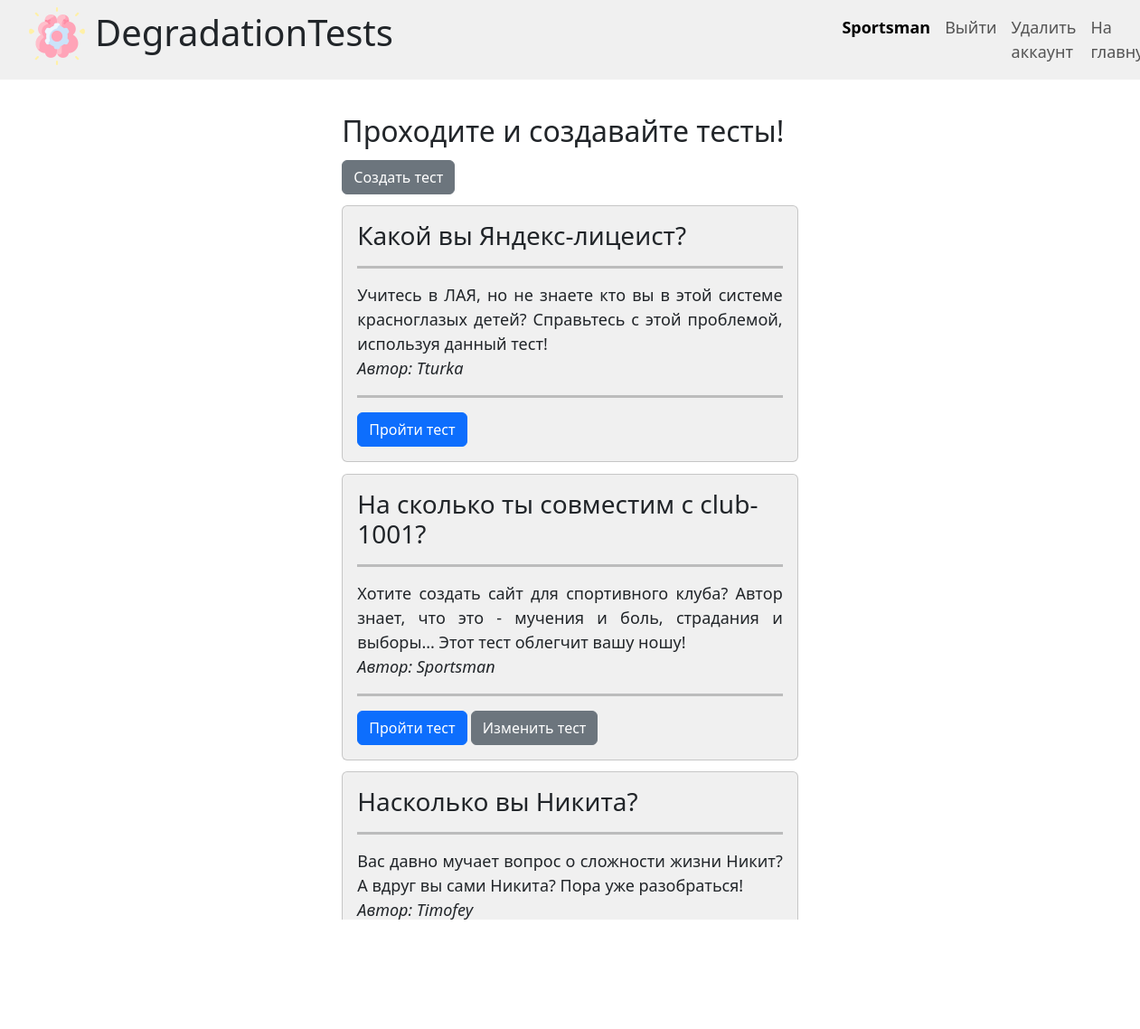
/ (signed in), run on the app's committed database.
### data/user_model.py (models this page shows, shortened)
class User(SqlAlchemyBase, SerializerMixin, UserMixin):
    __tablename__ = 'users'
    id = sqlalchemy.Column(sqlalchemy.Integer, primary_key=True, autoincrement=True)
    name = sqlalchemy.Column(sqlalchemy.String, nullable=False)
    email = sqlalchemy.Column(sqlalchemy.String, nullable=False, unique=True)
    hashed_password = sqlalchemy.Column(sqlalchemy.String, nullable=False)
    test = sqlalchemy.orm.relationship('Test', back_populates='user')

### data/test_model.py (models this page shows)
class Test(SqlAlchemyBase, SerializerMixin):
    __tablename__ = 'tests'
    id = sqlalchemy.Column(sqlalchemy.Integer, primary_key=True, autoincrement=True)
    type = sqlalchemy.Column(sqlalchemy.Integer, nullable=False)
    creator = sqlalchemy.Column(sqlalchemy.Integer, sqlalchemy.ForeignKey('users.id'), nullable=False)
    title = sqlalchemy.Column(sqlalchemy.String, nullable=False)
    description = sqlalchemy.Column(sqlalchemy.String, nullable=False)
    status = sqlalchemy.Column(sqlalchemy.Boolean, nullable=False)
    user = sqlalchemy.orm.relationship('User')
    question = sqlalchemy.orm.relationship('Question', back_populates='test')

### server.py (the view)
@app.route('/')
def index():
    session = db_session.create_session()
    tests = session.query(Test)
    return render_template('tests_list.html', title='DegradationTests', tests=tests)

### data/db_session.py (called while the page is built)
def create_session() -> Session:
    global __factory
    return __factory()

### server.py (called while the page is built)
@login_manager.user_loader
def load_user(user_id):
    session = db_session.create_session()
    return session.query(User).get(user_id)

### templates/tests_list.html
{% extends "base.html" %}
{% block content %}
    <div class="content_display_list">
        {% if current_user.is_authenticated %}
            <h2 style="margin-bottom: 2.5%;">Проходите и создавайте тесты!</h2>
            <a href="/choose_type" class="btn btn-secondary">Создать тест</a>
            {% for test in tests %}
                {% if test.status or (current_user.is_authenticated and (current_user.id == test.creator or current_user.id)) == 1 %}
                    <div class="card" style="background-color: #f0f0f0; margin-top: 2.5%; margin-bottom: 2.5%;">
                        <div class="card-body">
                            <h3 class="card-title">{{ test.title }}</h3>
                            <hr size="5px" color="#242424">
                            <p class="card-text" style="text-align: justify; font-size: large;">
                                {{ test.description }}
                                <br>
                                <em>Автор: {{ test.user.name }}</em>
                            </p>
                            <hr size="5px" color="#242424">
                            <a href="/test_solve/{{ test.id }}" class="btn btn-primary">Пройти тест</a>
                            {% if current_user.is_authenticated and (current_user.id == test.creator or current_user.id == 1) %}
                                <a href="/test_edit/{{ test.id }}" class="btn btn-secondary">Изменить тест</a>
                            {% endif %}
                        </div>
                    </div>
                {% endif %}
            {% endfor %}
        {% else %}
            <h2>Зайдите или зарегистрируйтесь, чтобы начать.</h2>
        {% endif %}
    </div>
{% endblock %}

### templates/base.html (shortened to what this page needs)
<!DOCTYPE html>
<html lang="ru">
    <head>
        <link href="https://cdn.jsdelivr.net/npm/bootstrap@5.3.2/dist/css/bootstrap.min.css" rel="stylesheet"
>
        <link rel="stylesheet" type="text/css" href="{{ url_for('static', filename='css/forms.css') }}" />
        <link rel="stylesheet" type="text/css" href="{{ url_for('static', filename='css/main_styles.css') }}" />
    </head>
    <body>
        <nav class="navbar navbar-expand-lg" style="background-color: #f0f0f0;">
            <div class="container-fluid">
                <h1 style="margin-left: 1.5%;">
                    <img src="{{ url_for('static', filename='images/dt_icon.png') }}"
                         class="d-inline-block align-text-top" width="64" height="64">
                    DegradationTests
                </h1>
                {% if current_user.is_authenticated %}
                    <div class="collapse navbar-collapse">
                        <div class="navbar-nav" style="margin-left: 60%; font-size: large;">
                            <a class="nav-link active"><b>{{ current_user.name }}</b></a>
                            <a class="nav-link" href="/logout">Выйти</a>
                            <a class="nav-link" href="/delete_user">Удалить аккаунт</a>
                            <a class="nav-link" href="/">На главную</a>
                        </div>
                    </div>
                {% endif %}
            </div>
        </nav>
        {% block content %}{% endblock %}
    </body>
</html>

### static/css/main_styles.css (style rules this page uses)
div.content_display_list { padding-left: 30%; padding-right: 30%; padding-top: 3%; padding-bottom: 3%; }

### data on the page
User: name "Sportsman"
Test: title "Какой вы Яндекс-лицеист?", description "Учитесь в ЛАЯ, но не знаете кто вы в этой системе красноглазых детей? Справьтесь с этой проблемой, используя данный тест!", user.name "Tturka"
Test: title "На сколько ты совместим с club-1001?", description "Хотите создать сайт для спортивного клуба? Автор знает, что это - мучения и боль, страдания и выборы... Этот тест облегчит вашу ношу!", user.name "Sportsman"
Test: title "Насколько вы Никита?", description "Вас давно мучает вопрос о сложности жизни Никит? А вдруг вы сами Никита? Пора уже разобраться!", user.name "Timofey"
